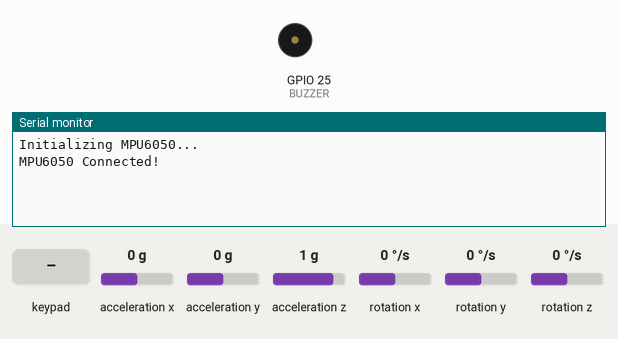
This sketch was run on a simulated ESP32. Shown: buzzer (waves = sounding, pin HIGH), the last lines printed to the serial monitor. The test bench sets the inputs (shaded band); at power-on: acceleration x 0 g, acceleration y 0 g, acceleration z 1 g, rotation x 0 °/s, rotation y 0 °/s, rotation z 0 °/s. The modem accepts every AT command (registered, SIM ready, sends succeed) and sends nothing else.

Above: at 5.5 s.
5.6 s: key '1' pressed
At 6.0 s:
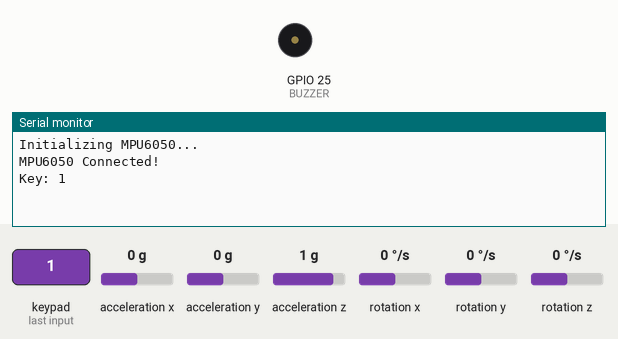
7.1 s: keypad keys 1 2 3 4 # pressed 0.4 s apart
At 9.4 s:
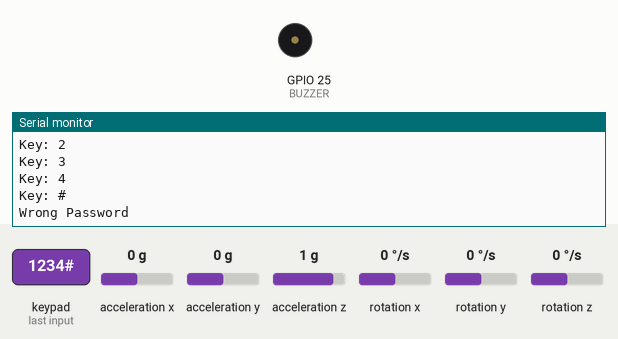
10.6 s: key '*' pressed
At 11.0 s:
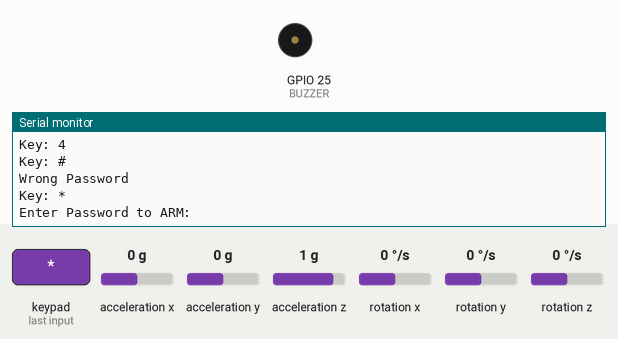
12.1 s: keypad keys 1 2 3 4 # pressed 0.4 s apart
At 14.8 s:
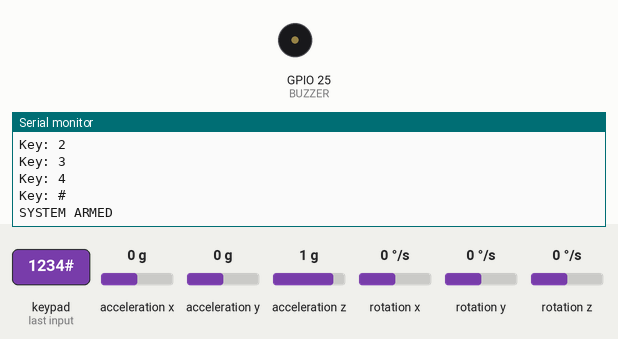
15.6 s: keypad keys 1 2 3 4 # pressed 0.4 s apart
At 21.5 s:
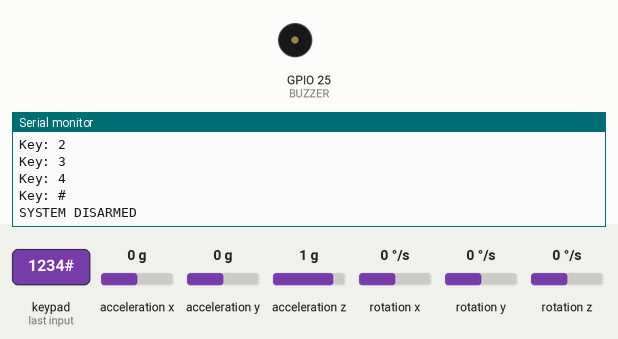
Timing chart, 0 to 23.0 s (numbered marks = the images above; inputs shaded):
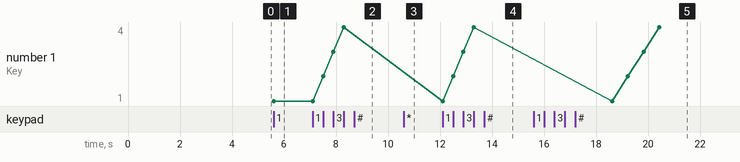

The sketch:

code.ino
```cpp
#include <Wire.h>
#include <MPU6050.h>
#include <HardwareSerial.h>
#include <Keypad.h>

// MPU & GSM
MPU6050 mpu;
HardwareSerial sim800(2);   // RX=16, TX=17

// BUZZER
#define BUZZER 25

// KEYPAD
const byte ROWS = 4;
const byte COLS = 3;

char keys[ROWS][COLS] = {
  {'1','2','3'},
  {'4','5','6'},
  {'7','8','9'},
  {'*','0','#'}
};


byte rowPins[ROWS] = {32, 33, 25, 26};
byte colPins[COLS] = {27, 14, 12};

Keypad keypad = Keypad(makeKeymap(keys), rowPins, colPins, ROWS, COLS);

String password = "1234";
String enteredPass = "";
bool systemArmed = false;

// Thresholds
float tiltThreshold = 30.0;
float vibrationThreshold = 15000;
float movementThreshold = 20000;
float crashThreshold = 30000;


void setup() {
  Serial.begin(115200);

  sim800.begin(9600, SERIAL_8N1, 16, 17);

  pinMode(BUZZER, OUTPUT);
  digitalWrite(BUZZER, LOW);

  Wire.begin();
  Serial.println("Initializing MPU6050...");
  mpu.initialize();

  if (!mpu.testConnection()) {
    Serial.println("MPU6050 not detected!");
    while (1);
  }

  Serial.println("MPU6050 Connected!");
  sendSMS("System Ready. Press * to ARM.");
}

// SEND SMS
void sendSMS(String msg) {
  sim800.println("AT+CMGF=1");
  delay(500);
  sim800.println("AT+CMGS=\"+91XXXXXXXXXX\""); // put your number
  delay(500);
  sim800.print(msg);
  delay(300);
  sim800.write(26);
  delay(3000);
}

void loop() {


  char key = keypad.getKey();

  if (key) {
    Serial.print("Key: ");
    Serial.println(key);

    if (key == '*') {          // ARM
      enteredPass = "";
      Serial.println("Enter Password to ARM:");
    }
    else if (key == '#') {     // CONFIRM
      if (enteredPass == password) {
        systemArmed = !systemArmed;
        digitalWrite(BUZZER, LOW);

        if (systemArmed) {
          Serial.println("SYSTEM ARMED");
          sendSMS("System Armed");
        } else {
          Serial.println("SYSTEM DISARMED");
          sendSMS("System Disarmed");
        }
      } else {
        Serial.println("Wrong Password");
      }
      enteredPass = "";
    }
    else {
      enteredPass += key;  // collect digits
    }
  }

  // IF DISARMED, STOP
  if (!systemArmed) return;

  // MPU6050 READ
  int16_t ax, ay, az;
  mpu.getAcceleration(&ax, &ay, &az);

  float axg = ax / 16384.0;
  float ayg = ay / 16384.0;
  float azg = az / 16384.0;

  // TILT
  float tilt = atan2(sqrt(axg*axg + ayg*ayg), azg) * 57.3;
  if (tilt > tiltThreshold) {
    Serial.println("TILT DETECTED");
    digitalWrite(BUZZER, HIGH);
    sendSMS("ALERT: Vehicle Tilt Detected");
    delay(5000);
    digitalWrite(BUZZER, LOW);
  }

  // VIBRATION
  if (abs(ax) > vibrationThreshold || abs(ay) > vibrationThreshold) {
    Serial.println("VIBRATION DETECTED");
    sendSMS("ALERT: Vehicle Vibration Detected");
    delay(3000);
  }

  // MOVEMENT
  if (abs(ax) > movementThreshold || abs(ay) > movementThreshold) {
    Serial.println("THEFT MOVEMENT");
    digitalWrite(BUZZER, HIGH);
    sendSMS("ALERT: Vehicle Being Moved");
    delay(5000);
    digitalWrite(BUZZER, LOW);
  }

  // CRASH
  if (abs(ax) > crashThreshold || abs(ay) > crashThreshold || abs(az) > crashThreshold) {
    Serial.println("CRASH DETECTED");
    digitalWrite(BUZZER, HIGH);
    sendSMS("ALERT: Crash Detected");
    delay(7000);
    digitalWrite(BUZZER, LOW);
  }

  delay(200);
}
```

Measured:
- after the input at 5.6 s, the serial monitor: prints a new line at once (image 1)
- after the input at 7.1 s, the serial monitor: prints a new line after 0.41 s (image 2)
- after the input at 10.6 s, the serial monitor: prints a new line at once (image 3)
- after the input at 12.1 s, the serial monitor: prints a new line at once (image 4)
- after the input at 15.6 s, the serial monitor: prints a new line after 3.0 s (image 5)
- plotted number 1: 1 → 4 after the input at 7.1 s
